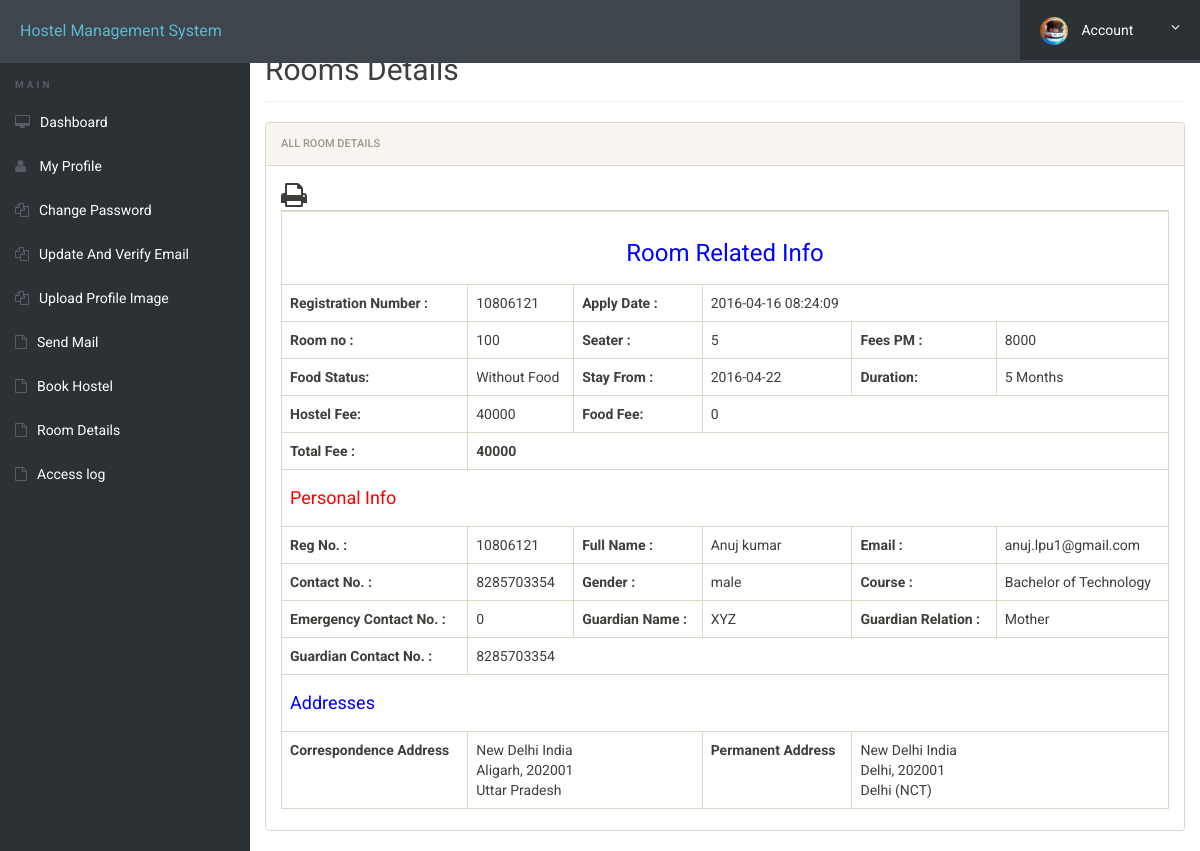
The app's page /room-details.php (signed in), older data.
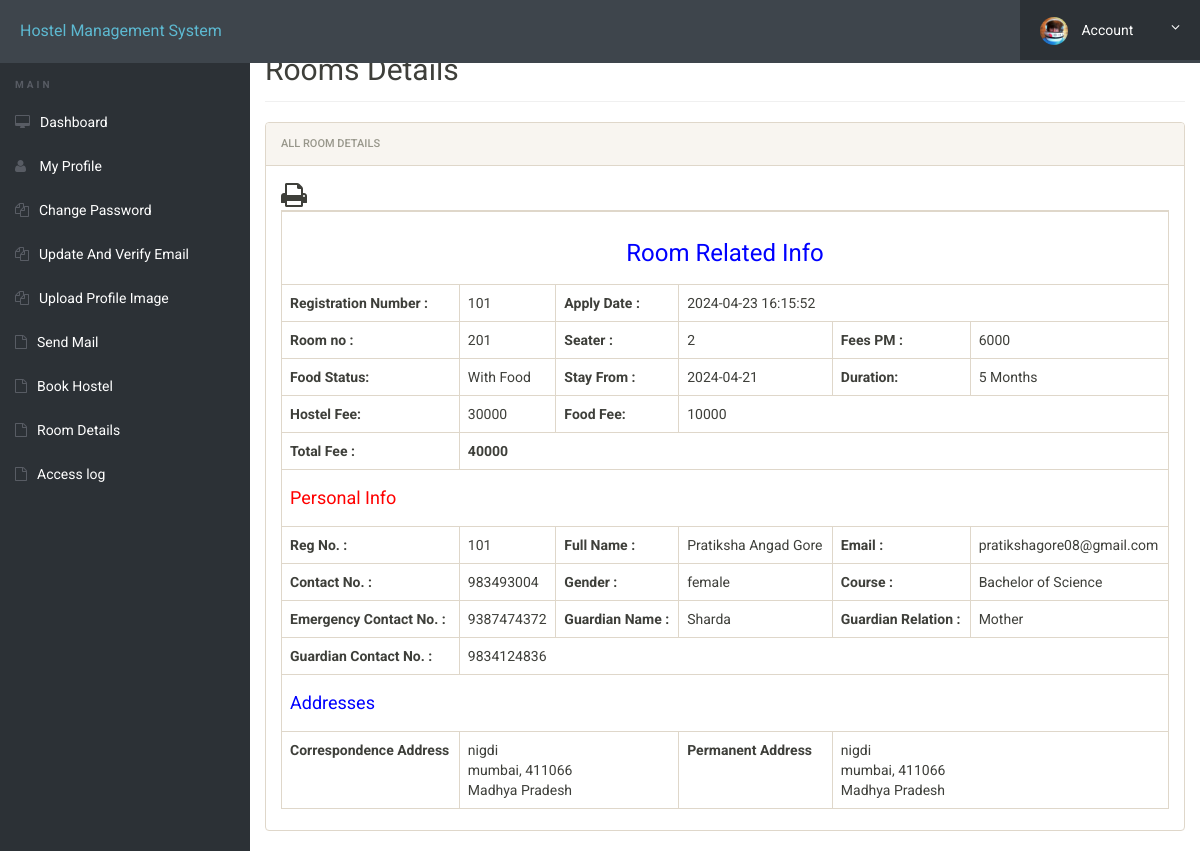
The same page, newer data.
### tables this page shows
CREATE TABLE `registration` (
  `id` int(11) NOT NULL,
  `roomno` int(11) DEFAULT NULL,
  `seater` int(11) DEFAULT NULL,
  `feespm` int(11) DEFAULT NULL,
  `foodstatus` int(11) DEFAULT NULL,
  `stayfrom` date DEFAULT NULL,
  `duration` int(11) DEFAULT NULL,
  `course` varchar(500) DEFAULT NULL,
  `regno` int(11) DEFAULT NULL,
  `firstName` varchar(500) DEFAULT NULL,
  `middleName` varchar(500) DEFAULT NULL,
  `lastName` varchar(500) DEFAULT NULL,
  `gender` varchar(250) DEFAULT NULL,
  `contactno` bigint(11) DEFAULT NULL,
  `emailid` varchar(500) DEFAULT NULL,
  `egycontactno` bigint(11) DEFAULT NULL,
  `guardianName` varchar(500) DEFAULT NULL,
  `guardianRelation` varchar(500) DEFAULT NULL,
  `guardianContactno` bigint(11) DEFAULT NULL,
  `corresAddress` varchar(500) DEFAULT NULL,
  `corresCIty` varchar(500) DEFAULT NULL,
  `corresState` varchar(500) DEFAULT NULL,
  `corresPincode` int(11) DEFAULT NULL,
  `pmntAddress` varchar(500) DEFAULT NULL,
  `pmntCity` varchar(500) DEFAULT NULL,
  `pmnatetState` varchar(500) DEFAULT NULL,
  `pmntPincode` int(11) DEFAULT NULL,
  `postingDate` timestamp NULL DEFAULT current_timestamp(),
  `updationDate` varchar(500) DEFAULT NULL
);

### room-details.php (the view, shortened to what the changed rows need)
<?php
include('includes/config.php');
$aid = $_SESSION['login'];
$query = "SELECT * FROM registration WHERE emailid = ? OR regno = ?";
$stmt = $mysqli->prepare($query);
$stmt->bind_param('ss', $aid, $aid);
$result = $stmt->execute();
$res = $stmt->get_result();
$row = $res->fetch_object();
?>
<!doctype html>
<html lang="en" class="no-js">
<head>
    <link rel="stylesheet" href="css/font-awesome.min.css">
    <link rel="stylesheet" href="css/bootstrap.min.css">
    <link rel="stylesheet" href="css/dataTables.bootstrap.min.css">
    <link rel="stylesheet" href="css/bootstrap-social.css">
    <link rel="stylesheet" href="css/bootstrap-select.css">
    <link rel="stylesheet" href="css/fileinput.min.css">
    <link rel="stylesheet" href="css/awesome-bootstrap-checkbox.css">
    <link rel="stylesheet" href="css/style.css">
    <link rel="stylesheet" href="css/font-awesome.min.css">
</head>
<body>
    <div class="ts-main-content">
        <div class="content-wrapper">
            <div class="container-fluid">
                <div class="row" id="print">
                    <div class="col-md-12">
                        <h2 class="page-title" style="margin-top:3%">Rooms Details</h2>
                        <div class="panel panel-default">
                            <div class="panel-body">
                                <table id="zctb" class="table table-bordered" cellspacing="0" width="100%" border="1">
                                    <tbody>
                                        <tr>
                                            <th>Registration Number :</th>
                                            <td><?php echo htmlspecialchars($row->regno);?></td>
                                            <th>Apply Date :</th>
                                            <td colspan="3"><?php echo htmlspecialchars($row->postingDate);?></td>
                                        </tr>
                                        <tr>
                                            <td><b>Room no :</b></td>
                                            <td><?php echo htmlspecialchars($row->roomno);?></td>
                                            <td><b>Seater :</b></td>
                                            <td><?php echo htmlspecialchars($row->seater);?></td>
                                            <td><b>Fees PM :</b></td>
                                            <td><?php echo htmlspecialchars($row->feespm);?></td>
                                        </tr>
                                        <tr>
                                            <td><b>Food Status:</b></td>
                                            <td><?php echo $row->foodstatus == 0 ? "Without Food" : "With Food"; ?></td>
                                            <td><b>Stay From :</b></td>
                                            <td><?php echo htmlspecialchars($row->stayfrom);?></td>
                                            <td><b>Duration:</b></td>
                                            <td><?php echo htmlspecialchars($row->duration);?> Months</td>
                                        </tr>
                                        <tr>
                                            <th>Hostel Fee:</th>
                                            <td><?php echo $hf = $row->duration * $row->feespm;?></td>
                                            <th>Food Fee:</th>
                                            <td colspan="3"><?php echo $ff = $row->foodstatus == 1 ? 2000 * $row->duration : 0;?></td>
                                        </tr>
                                        <tr>
                                            <th>Total Fee :</th>
                                            <th colspan="5"><?php echo $hf + $ff;?></th>
                                        </tr>
                                        <tr>
                                            <td><b>Reg No. :</b></td>
                                            <td><?php echo htmlspecialchars($row->regno);?></td>
                                            <td><b>Full Name :</b></td>
                                            <td><?php echo htmlspecialchars($row->firstName) . " " . htmlspecialchars($row->middleName) . " " . htmlspecialchars($row->lastName);?></td>
                                            <td><b>Email :</b></td>
                                            <td><?php echo htmlspecialchars($row->emailid);?></td>
                                        </tr>
                                        <tr>
                                            <td><b>Contact No. :</b></td>
                                            <td><?php echo htmlspecialchars($row->contactno);?></td>
                                            <td><b>Gender :</b></td>
                                            <td><?php echo htmlspecialchars($row->gender);?></td>
                                            <td><b>Course :</b></td>
                                            <td><?php echo htmlspecialchars($row->course);?></td>
                                        </tr>
                                        <tr>
                                            <td><b>Emergency Contact No. :</b></td>
                                            <td><?php echo htmlspecialchars($row->egycontactno);?></td>
                                            <td><b>Guardian Name :</b></td>
                                            <td><?php echo htmlspecialchars($row->guardianName);?></td>
                                            <td><b>Guardian Relation :</b></td>
                                            <td><?php echo htmlspecialchars($row->guardianRelation);?></td>
                                        </tr>
                                        <tr>
                                            <td><b>Guardian Contact No. :</b></td>
                                            <td colspan="6"><?php echo htmlspecialchars($row->guardianContactno);?></td>
                                        </tr>
                                        <tr>
                                            <td><b>Correspondence Address</b></td>
                                            <td colspan="2">
                                                <?php echo htmlspecialchars($row->corresAddress);?><br />
                                                <?php echo htmlspecialchars($row->corresCIty);?>, <?php echo htmlspecialchars($row->corresPincode);?><br />
                                                <?php echo htmlspecialchars($row->corresState);?>
                                            </td>
                                            <td><b>Permanent Address</b></td>
                                            <td colspan="2">
                                                <?php echo htmlspecialchars($row->pmntAddress);?><br />
                                                <?php echo htmlspecialchars($row->pmntCity);?>, <?php echo htmlspecialchars($row->pmntPincode);?><br />
                                                <?php echo htmlspecialchars($row->pmnatetState);?>
                                            </td>
                                        </tr>
                                    </tbody>
                                </table>
                            </div>
                        </div>
                    </div>
                </div>
            </div>
        </div>
    </div>
</body>
</html>

Row changes from the older to the newer data that the page shows:
removed registration: regno "10806121", postingDate "2016-04-16 08:24:09", roomno "100", seater "5", feespm "8000", stayfrom "2016-04-22", duration "5", $hf = $row->duration * $row->feespm "40000", $ff=$row->foodstatus==1?2000*$row->duration:0 "0", $hf + $ff "40000", firstName "Anuj", lastName "kumar", emailid "anuj.lpu1@gmail.com", contactno "8285703354", gender "male", course "Bachelor of Technology", egycontactno "0", guardianName "XYZ", guardianRelation "Mother", guardianContactno "8285703354", corresAddress "New Delhi India", corresCIty "Aligarh", corresPincode "202001", corresState "Uttar Pradesh", pmntAddress "New Delhi India", pmntCity "Delhi", pmntPincode "202001", pmnatetState "Delhi (NCT)"
added registration: regno "101", postingDate "2024-04-23 16:15:52", roomno "201", seater "2", feespm "6000", stayfrom "2024-04-21", duration "5", $hf = $row->duration * $row->feespm "30000", $ff = $row->foodstatus == 1 ? 2000 * $row->duration : 0 "10000", $hf + $ff "40000", firstName "Pratiksha", middleName "Angad", lastName "Gore", emailid "pratikshagore08@gmail.com", contactno "983493004", gender "female", course "Bachelor of Science", egycontactno "9387474372", guardianName "Sharda", guardianRelation "Mother", guardianContactno "9834124836", corresAddress "nigdi", corresCIty "mumbai", corresPincode "411066", corresState "Madhya Pradesh", pmntAddress "nigdi", pmntCity "mumbai", pmntPincode "411066", pmnatetState "Madhya Pradesh"
Text that changed along with them:
text no longer shown: "Without Food"
text now shown: "With Food"
